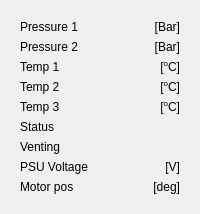
        <widget class="QWidget" name="tab_6">
         <attribute name="title">
          <string>PP Data</string>
         </attribute>
         <layout class="QHBoxLayout" name="horizontalLayout_6">
          <item>
           <widget class="QWidget" name="widget_6" native="true">
            <layout class="QGridLayout" name="gridLayout_21">
             <item row="2" column="1">
              <widget class="QLabel" name="pp_temperature_1_panel">
               <property name="text">
                <string/>
               </property>
              </widget>
             </item>
             <item row="4" column="0">
              <widget class="QLabel" name="label_14">
               <property name="text">
                <string>Temp 3</string>
               </property>
              </widget>
             </item>
             <item row="0" column="2">
              <widget class="QLabel" name="label_6">
               <property name="text">
                <string>[Bar]</string>
               </property>
               <property name="alignment">
                <set>Qt::AlignRight|Qt::AlignTrailing|Qt::AlignVCenter</set>
               </property>
              </widget>
             </item>
             <item row="4" column="1">
              <widget class="QLabel" name="pp_temperature_3_panel">
               <property name="text">
                <string/>
               </property>
              </widget>
             </item>
             <item row="2" column="0">
              <widget class="QLabel" name="label_9">
               <property name="text">
                <string>Temp 1</string>
               </property>
              </widget>
             </item>
             <item row="1" column="0">
              <widget class="QLabel" name="label">
               <property name="text">
                <string>Pressure 2</string>
               </property>
              </widget>
             </item>
             <item row="2" column="2">
              <widget class="QLabel" name="label_12">
               <property name="text">
                <string>&lt;html&gt;&lt;head/&gt;&lt;body&gt;&lt;p&gt;[&lt;span style=&quot; vertical-align:super;&quot;&gt;o&lt;/span&gt;C]&lt;/p&gt;&lt;/body&gt;&lt;/html&gt;</string>
               </property>
               <property name="alignment">
                <set>Qt::AlignRight|Qt::AlignTrailing|Qt::AlignVCenter</set>
               </property>
              </widget>
             </item>
             <item row="1" column="1">
              <widget class="QLabel" name="pp_pressure_2_panel">
               <property name="text">
                <string/>
               </property>
              </widget>
             </item>
             <item row="0" column="1">
              <widget class="QLabel" name="pp_pressure_1_panel">
               <property name="text">
                <string/>
               </property>
              </widget>
             </item>
             <item row="5" column="1">
              <widget class="QLabel" name="pp_status_panel">
               <property name="text">
                <string/>
               </property>
              </widget>
             </item>
             <item row="1" column="2">
              <widget class="QLabel" name="label_3">
               <property name="text">
                <string>[Bar]</string>
               </property>
               <property name="alignment">
                <set>Qt::AlignRight|Qt::AlignTrailing|Qt::AlignVCenter</set>
               </property>
              </widget>
             </item>
             <item row="5" column="0">
              <widget class="QLabel" name="label_15">
               <property name="text">
                <string>Status</string>
               </property>
              </widget>
             </item>
             <item row="3" column="0">
              <widget class="QLabel" name="label_13">
               <property name="text">
                <string>Temp 2</string>
               </property>
              </widget>
             </item>
             <item row="8" column="1">
              <widget class="QLabel" name="pp_motor_position_panel">
               <property name="text">
                <string/>
               </property>
              </widget>
             </item>
             <item row="0" column="0">
              <widget class="QLabel" name="label_5">
               <property name="text">
                <string>Pressure 1</string>
               </property>
              </widget>
             </item>
             <item row="4" column="2">
              <widget class="QLabel" name="label_20">
               <property name="text">
                <string>&lt;html&gt;&lt;head/&gt;&lt;body&gt;&lt;p&gt;[&lt;span style=&quot; vertical-align:super;&quot;&gt;o&lt;/span&gt;C]&lt;/p&gt;&lt;/body&gt;&lt;/html&gt;</string>
               </property>
               <property name="alignment">
                <set>Qt::AlignRight|Qt::AlignTrailing|Qt::AlignVCenter</set>
               </property>
              </widget>
             </item>
             <item row="3" column="1">
              <widget class="QLabel" name="pp_temperature_2_panel">
               <property name="text">
                <string/>
               </property>
              </widget>
             </item>
             <item row="8" column="2">
              <widget class="QLabel" name="label_24">
               <property name="text">
                <string>[deg]</string>
               </property>
               <property name="alignment">
                <set>Qt::AlignRight|Qt::AlignTrailing|Qt::AlignVCenter</set>
               </property>
              </widget>
             </item>
             <item row="3" column="2">
              <widget class="QLabel" name="label_18">
               <property name="text">
                <string>&lt;html&gt;&lt;head/&gt;&lt;body&gt;&lt;p&gt;[&lt;span style=&quot; vertical-align:super;&quot;&gt;o&lt;/span&gt;C]&lt;/p&gt;&lt;/body&gt;&lt;/html&gt;</string>
               </property>
               <property name="alignment">
                <set>Qt::AlignRight|Qt::AlignTrailing|Qt::AlignVCenter</set>
               </property>
              </widget>
             </item>
             <item row="6" column="0">
              <widget class="QLabel" name="label_26">
               <property name="text">
                <string>Venting</string>
               </property>
              </widget>
             </item>
             <item row="8" column="0">
              <widget class="QLabel" name="label_16">
               <property name="text">
                <string>Motor pos</string>
               </property>
              </widget>
             </item>
             <item row="7" column="0">
              <widget class="QLabel" name="label_27">
               <property name="text">
                <string>PSU Voltage</string>
               </property>
              </widget>
             </item>
             <item row="6" column="1">
              <widget class="QLabel" name="pp_venting_panel">
               <property name="text">
                <string/>
               </property>
              </widget>
             </item>
             <item row="7" column="1">
              <widget class="QLabel" name="pp_psu_voltage_panel">
               <property name="text">
                <string/>
               </property>
              </widget>
             </item>
             <item row="7" column="2">
              <widget class="QLabel" name="label_29">
               <property name="text">
                <string>[V]</string>
               </property>
               <property name="alignment">
                <set>Qt::AlignRight|Qt::AlignTrailing|Qt::AlignVCenter</set>
               </property>
              </widget>
             </item>
            </layout>
           </widget>
          </item>
         </layout>
        </widget>
